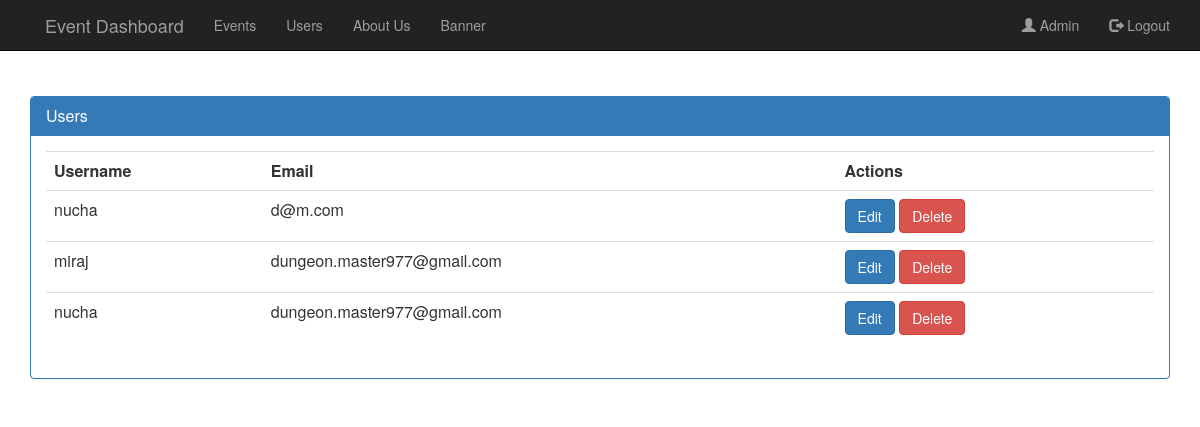
The app's page /admin/user.php (signed in) with its own data.
### tables this page shows
CREATE TABLE IF NOT EXISTS `tblaccount` (
  `uid` int(11) NOT NULL,
  `username` varchar(255) DEFAULT NULL,
  `password` varchar(255) DEFAULT NULL,
  `forgot` text NOT NULL,
  `email` varchar(255) NOT NULL
);

### admin/user.php (the view, shortened to what this page needs)
<?php include "header.php";?>
<div class="container" style="margin:8% auto;">
    <div class="panel panel-primary">
        <div class="panel-heading">
            <h3 class="panel-title">Users</h3>
        </div>
        <div class="panel-body">
            <table class="table table-stripped">
                <th>Username</th>
                <th>Email</th>
                <th>Actions</th>
                <?php
                $sql = "SELECT * from tblaccount";
                $run = mysqli_query($con,$sql);
                while($row=mysqli_fetch_array($run))
                {
                    extract($row);
                    echo "<tr>";
                    echo "<td>".$username."</td>";
                    echo "<td>".$email."</td>";
                    echo '<td><a href="edituser.php?uid='.$uid.'"><button class="btn btn-primary">Edit</button></a> <button class="btn btn-danger" onclick="deleteuser('.$uid.')">Delete</button>';
                    echo "</tr>";
                }
                ?>
            </table>
        </div>
    </div>
</div>
</body>
</html>

### records on screen
tblaccount: username "nucha", email "d@m.com"
tblaccount: username "miraj", email "dungeon.master977@gmail.com"
tblaccount: username "nucha", email "dungeon.master977@gmail.com"

### other values on screen
$username "Admin"
